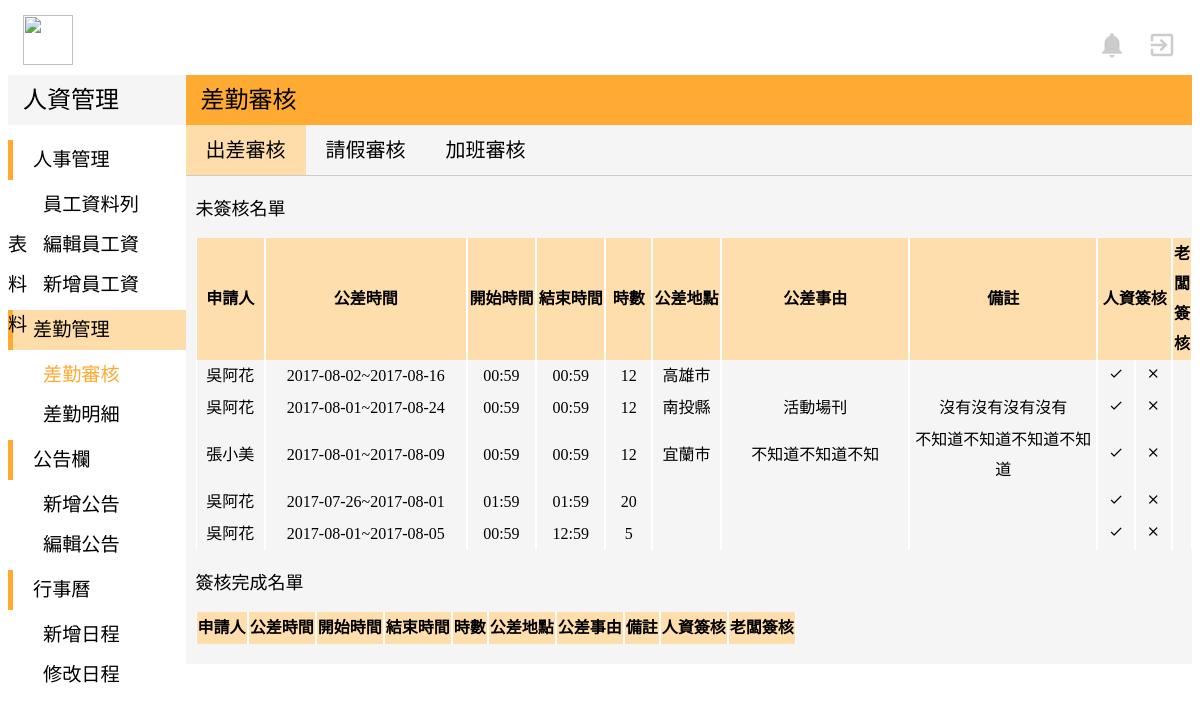
The app's page /admin-Model/admin_bTrip.php (signed in) with its own data.
### tables this page shows
CREATE TABLE `business` (
  `id` int(10) UNSIGNED NOT NULL,
  `b_sn` varchar(15) NOT NULL,
  `b_name` varchar(20) NOT NULL,
  `b_startDate` date NOT NULL,
  `b_endDate` date NOT NULL,
  `b_startTime` time NOT NULL,
  `b_endTime` time NOT NULL,
  `b_totalTime` varchar(20) NOT NULL,
  `b_location` varchar(20) NOT NULL,
  `b_state` varchar(20) NOT NULL,
  `b_comment` varchar(50) DEFAULT NULL,
  `b_month` varchar(20) NOT NULL,
  `b_hrCheck` varchar(20) NOT NULL DEFAULT '簽核中',
  `b_bossCheck` varchar(10) NOT NULL DEFAULT '簽核中',
  `b_applyDate` timestamp NOT NULL DEFAULT CURRENT_TIMESTAMP ON UPDATE CURRENT_TIMESTAMP
);

### admin-Model/admin_bTrip.php (the view, shortened to what this page needs)
<!DOCTYPE html>
<?php
$servername = "localhost";
$username = "root";
$password = "root";
$dbname = "peopleresource";
try {
    $conn = mysqli_connect($servername,$username ,$password,$dbname);
    $sql = "SELECT * FROM business";
    $result = mysqli_query($conn,$sql);
    }
catch(PDOException $e)
    {
    echo $sql . "<br>" . $e->getMessage();
    }
?>
<html>
<head>
	<link rel="stylesheet" href="../view/indexStyle.css">
</head>
<body>
  <div class="top">
			<img class="titleImg" src="http://www.lctech.com.tw/wp-content/uploads/bfi_thumb/%E6%9C%AA%E5%91%BD%E5%90%8D-1-%E6%8B%B7%E8%B2%9D-31w65e1o8bhj94p9q5patm@2x.png" width="50" height="50">
		<a href="../user-Model/user_index.php">
			<i id="topIcon" class="material-icons" >exit_to_app</i>
		</a>
		<a href="#">
			<i id="topIcon" class="material-icons">notifications</i>
		</a>
	</div>
	<div class="down">
		<div class="left">
			<div class="left-top">
				<p class="left-top-title">人資管理</p>
			</div>
			<div class="left-bottom">
				<div style="margin-bottom:5px">
					<div class="left-title">
						<p style="margin:auto 20px">人事管理</p>
					</div>
					<div class="left-list" >
						<a href="admin_employee.php" style="margin:auto 35px">員工資料列表</a>
					</div>
						<div class="left-list">
							<a href="admin_editEmployee.php" style="margin:auto 35px">編輯員工資料</a>
						</div>
						<div class="left-list">
							<a href="admin_addEmployee.php" style="margin:auto 35px">新增員工資料</a>
						</div>
				</div>
				<div style="margin-bottom:5px">
					<div class="left-title"  style="background-color:#FFDDAA">
						<p style="margin:auto 20px">差勤管理</p>
					</div>
					<div class="left-list">
						<p style="margin:auto 35px;color:#FFAA33;font-weight:500">差勤審核</p>
					</div>
					<div class="left-list">
						<a href="admin_mission.php" style="margin:auto 35px">差勤明細</a>
					</div>
				</div>
				<div style="margin-bottom:5px">
					<div class="left-title">
						<p style="margin:auto 20px">公告欄</p>
					</div>
					<div class="left-list">
						<a href="admin_addNews.php" style="margin:auto 35px">新增公告</a>
					</div>
					<div class="left-list">
						<a href="admin_editNews.php" style="margin:auto 35px">編輯公告</a>
					</div>
				</div>
				<div style="margin-bottom:5px">
					<div class="left-title">
						<p style="margin:auto 20px">行事曆</p>
					</div>
					<div class="left-list">
						<a href="#" style="margin:auto 35px">新增日程</a>
					</div>
					<div class="left-list">
						<a href="#" style="margin:auto 35px">修改日程</a>
					</div>
				</div>
			</div>
		</div>
		<div class="right">
			<div class="right-top">
				<p class="right-top-title">差勤審核</p>
			</div>
			<div class="right-bottom">
        <div style="width:100%;height:50px;margin:auto;;border-bottom:solid 1px #CCC;">
          <div style="float:left;background-color:#FFDDAA">
  					<p class="right-title">出差審核</p>
          </div>
          <div style="float:left">
  					<a href="admin_leave.php" class="right-title">請假審核</a>
          </div>
          <div style="float:left">
  					<a href="admin_overtime.php" class="right-title">加班審核</a>
          </div>
  			</div>
        <div style="margin-left:10px">
        <p style="font-size:18px;font-family:Microsoft JhengHei">未簽核名單</p>
          <table cellspacing="0">
						<th>申請人</th>
						<th>公差時間</th>
						<th>開始時間</th>
						<th>結束時間</th>
						<th>時數</th>
						<th>公差地點</th>
						<th>公差事由</th>
						<th>備註</th>
						<th colspan="2">人資簽核</th>
						<th colspan="2">老闆簽核</th>
					<?php
						while($row = mysqli_fetch_array($result)) {
            if(($row["b_hrCheck"]=='簽核中' AND $row["b_bossCheck"]=='簽核中') OR ($row["b_hrCheck"]=='通過'AND $row["b_bossCheck"]=='簽核中')){?>
						<tr>
  						<td style="width:70px"><?php echo $row["b_name"]; ?></td>
  						<td style="width:215px"><?php echo $row["b_startDate"]; ?>~<?php echo $row["b_endDate"];?></td>
  						<td style="width:70px"><?php echo substr($row["b_startTime"],0,-3);?></td>
  						<td style="width:70px"><?php echo substr($row["b_endTime"],0,-3);?></td>
  						<td style="width:45px"><?php echo $row["b_totalTime"]?></td>
  						<td style="width:70px"><?php echo $row["b_location"];?></td>
  						<td style="width:200px"><?php echo $row["b_state"];?></td>
  						<td style="width:200px"><?php echo $row["b_comment"];?></td>
              <?php if($row["b_hrCheck"]=='簽核中') {?>
              <td style="width:35px">
                <a href="../Controller/approve.php?a=yes&b=btrip&c=hr&id=<?php echo $row["id"];?>">
                <i class="material-icons" style="font-size:15px">check</i></a></td>
              <td style="width:35px">
                <a href="../Controller/bTrip_hrCheck.php?a=no&b=btrip&c=hr&id=<?php echo $row["id"];?>">
                <i class="material-icons" style="font-size:15px">clear</i></a></td>
              <?php }
              else{?>
                <td colspan="2"><?php echo $row["b_hrCheck"]?> </td> <?php  } ?>
              <?php if($row["b_hrCheck"]=='簽核中') {?>
                <td colspan="2"></td> <?php }?>
  					</tr>
					<?php }} ?>
					</table>
        </div>
				<div style="margin-left:10px">
          <p style="font-size:18px;font-family:Microsoft JhengHei">簽核完成名單</p>
					<table cellspacing="0">
						<th>申請人</th>
						<th>公差時間</th>
						<th>開始時間</th>
						<th>結束時間</th>
						<th>時數</th>
						<th>公差地點</th>
						<th>公差事由</th>
						<th>備註</th>
						<th>人資簽核</th>
						<th>老闆簽核</th>
					</table>
				</div>
			</div>
		</div>
	</div>
</body>
</html>

### view/indexStyle.css (style rules this page uses)
a { text-decoration:none; }
a:link { color: black; }
.top { width:100%; height:60px; background-color:white; margin-top:15px; }
.titleImg { float:left; margin-left:15px; }
#topIcon { margin-top:15px; margin-right:15px; margin-left:5px; float:right; font-size:30px; color:#CCC; }
.down { width:100%; height:auto; background-color:white; margin:auto; }
.left { width:15%; height:auto; background-color:white; margin:auto; float:left; }
.left-top { width:100%; height:50px; background-color:#F5F5F5; margin:auto; }
.left-top-title { line-height:50px; font-family:Microsoft JhengHei; font-size:150%; margin:auto 15px; font-weight: 500; }
.left-bottom { margin-top: 15px; }
.left-title { width:100%; height:40px; text-align:left; font-family:Microsoft JhengHei; border-left:solid 5px #FFAA33; margin-bottom:5px; line-height:40px; font-size:120%; }
.left-list { width:100%; height:40px; text-align:left; font-family:Microsoft JhengHei; font-size:18px; color:#666666; font-size:120%; line-height:40px; font-weight: 300; }
.right { width:85%; height:auto; background-color:#F5F5F5; margin:auto; float:right; padding-bottom: 20px; }
.right-top { width:100%; height:50px; background-color:#FFAA33; margin:auto; }
.right-top-title { line-height:50px; font-family:Microsoft JhengHei; font-size:150%; margin:auto 15px; font-weight: 500; }
.right-title { line-height:50px; margin:auto 20px; font-size:20px; font-family: Microsoft JhengHei; }
table { margin-top:10px; font-family:Microsoft JhengHei; font-size:16px; line-height:30px; table-layout:fixed; word-wrap:break-word; word-break: break-all; }
td,th,tr { font-family:Microsoft JhengHei; font-size:16px; text-align:center; }

### admin-Model/admin_bTrip.php (style rules this page uses)
th { background-color:#FFDEAD; }
td,tr,th { border-left: solid 1px white; border-right: solid 1px white; }

### records on screen
business: b_name "吳阿花", b_startDate "2017-08-02", b_endDate "2017-08-16", b_startTime "00:59", b_endTime "00:59", b_totalTime "12", b_location "高雄市", b_hrCheck "簽核中" (drawn)
business: b_name "吳阿花", b_startDate "2017-08-01", b_endDate "2017-08-24", b_startTime "00:59", b_endTime "00:59", b_totalTime "12", b_location "南投縣", b_state "活動場刊", b_comment "沒有沒有沒有沒有", b_hrCheck "簽核中" (drawn)
business: b_name "張小美", b_startDate "2017-08-01", b_endDate "2017-08-09", b_startTime "00:59", b_endTime "00:59", b_totalTime "12", b_location "宜蘭市", b_state "不知道不知道不知", b_comment "不知道不知道不知道不知道", b_hrCheck "簽核中" (drawn)
business: b_name "吳阿花", b_startDate "2017-07-26", b_endDate "2017-08-01", b_startTime "01:59", b_endTime "01:59", b_totalTime "20", b_hrCheck "簽核中" (drawn)
business: b_name "吳阿花", b_startDate "2017-08-01", b_endDate "2017-08-05", b_startTime "00:59", b_endTime "12:59", b_totalTime "5", b_hrCheck "簽核中" (drawn)
